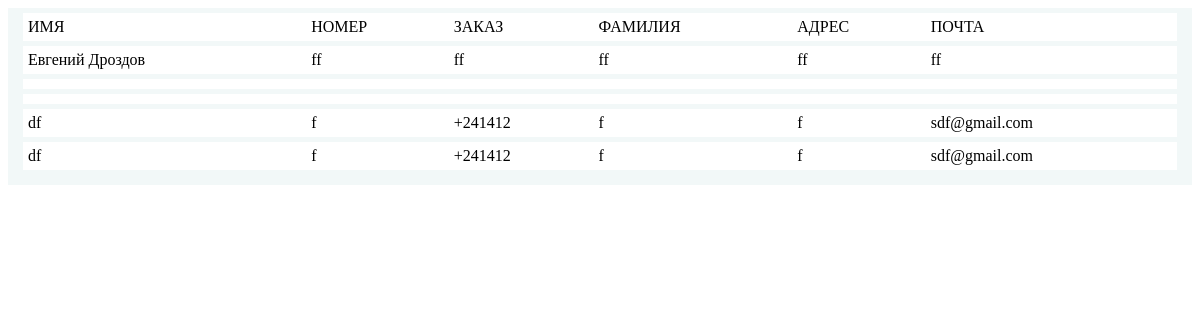
The app's page /admin/1.php with its own data.
### tables this page shows
CREATE TABLE `zakaz` (
  `id` int(11) NOT NULL,
  `name` varchar(20) NOT NULL,
  `kontragent` varchar(50) NOT NULL,
  `number` varchar(9) NOT NULL,
  `zakaz` varchar(200) NOT NULL,
  `familia` varchar(20) NOT NULL,
  `mesto kontragenta` varchar(50) NOT NULL,
  `post` varchar(30) NOT NULL
);

### admin/1.php (the view, shortened to what this page needs)
<!DOCTYPE html>
<html lang="en">
	<head>
	</head>
	<body>
		<table class="table">
			<?php
$host = "localhost";
$log = "root";
$pass = "root";
$dataname = "online store";
$link = mysqli_connect($host, $log, $pass, $dataname);
							 $data_link = mysqli_query($link,"SELECT * FROM `zakaz`");
							 $data_mass = mysqli_fetch_assoc($data_link);
                             echo("<tr>");
                                    echo("<td> ИМЯ</td>");
                                     echo("<td>НОМЕР</td>");
                                      echo("<td>ЗАКАЗ</td>");
                                       echo("<td>ФАМИЛИЯ</td>");
                                        echo("<td>АДРЕС</td>");
                                         echo("<td>ПОЧТА</td>");
                                    echo("</tr>");
							 while($data_mass[id]){
									echo("<tr>");
                                    echo("<td>".$data_mass[name]."</td>");
                                     echo("<td>".$data_mass[kontragent]."</td>");
                                      echo("<td>".$data_mass[number]."</td>");
									  echo("<td>".$data_mass[zakaz]."</td>");
									  echo("<td>".$data_mass['mesto kontragenta']."</td>");
									   echo("<td>".$data_mass[post]."</td>");
                                    echo("</tr>");
				                    $data_mass = mysqli_fetch_assoc($data_link);
									}
							?>
		</table>
	</body>
</html>

### admin/1.php (style rules this page uses)
.table { width: 100%; margin-bottom: 20px; border: 15px solid #f2f8f8; border-top: 5px solid #f2f8f8; border-collapse: collapse; }
.table td { padding: 5px; border: none; border-bottom: 5px solid #f2f8f8; }

### records on screen
zakaz: name "Евгений Дроздов", kontragent "ff", number "ff", zakaz "ff", mesto kontragenta "ff", post "ff"
zakaz: name "df", kontragent "f", number "+241412", zakaz "f", mesto kontragenta "f", post "sdf@gmail.com"
zakaz: name "df", kontragent "f", number "+241412", zakaz "f", mesto kontragenta "f", post "sdf@gmail.com"
